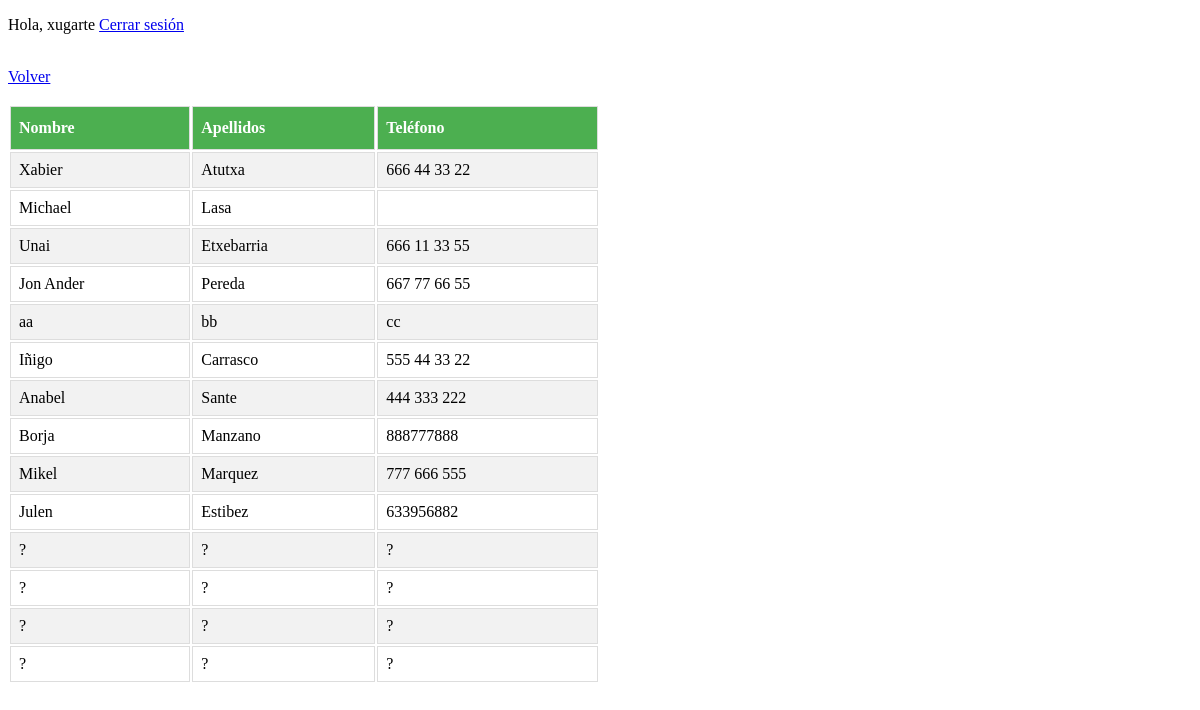
The app's page /controlador/controladorListadoClientes.php (signed in) with its own data.
### tables this page shows
CREATE TABLE `clientes` (
  `IdCliente` int(11) NOT NULL,
  `Nombre` varchar(30) DEFAULT NULL,
  `Apellidos` varchar(50) DEFAULT NULL,
  `Telefono` varchar(20) DEFAULT NULL
);

### controlador/controladorListadoClientes.php (called while the page is built)
<?php
require_once '../modelo/modeloClientes.php';
$cliente = new Cliente();
$datos = $cliente->obtenerClientes();
require_once '../vista/vistaListadoClientes.php';
?>

### core/conector.php (called while the page is built)
<?php
class Conectar{
    public static function conexion(){
        $localhost = 'localhost';
        $usuario = 'root';
        $contrasena = '';
        $bbdd = 'examendser';
        try{
            $link = mysqli_connect($localhost, $usuario, $contrasena, $bbdd);
            $link->query("SET NAMES 'utf8'");
        } catch (Exception $ex) {
            die ("error". $ex->getMessage());
            echo "Linea de error" . $ex->getLine();
        }
        return $link;
    }
}
?>

### modelo/modeloClientes.php (called while the page is built, shortened)
<?php
require_once '../core/conector.php';
class Cliente {
    private $link;
    private $cliente;
    public function __construct(){
        $this->link=Conectar::conexion();
        $this->cliente=array();
    }
    public function obtenerClientes() {
        $sql="CALL spMostrarClientes()";
        $consulta=$this->link->query($sql);
        while ($row = mysqli_fetch_array($consulta, MYSQLI_ASSOC)){
            $this->cliente[]=$row;
        }
        return $this->cliente;
    }
}
?>

### vista/vistaListadoClientes.php (the view, shortened to what this page needs)
<!DOCTYPE html>
<head>
</head>
<?php
    require_once "../controlador/controladorSeguridad.php";
?>
<a href="../vista/menu.php">Volver</a><br><br>
<table id="clientes" >
	<tr>
		<th><strong>Nombre</strong></th>
		<th><strong>Apellidos</strong></th>
                <th><strong>Teléfono</strong></th>
	</tr>
     <?php
    for ($i = 0; $i < count($datos); $i ++) {
        ?>
     	<tr>
		<td><?php echo $datos[$i]['Nombre'];?></td>
		<td><?php echo $datos[$i]['Apellidos'];?></td>
		<td><?php echo $datos[$i]['Telefono'];?></td>
	</tr>
		<?php } ?>
</table>

### vista/vistaListadoClientes.php (style rules this page uses)
#clientes { width: 50%; }
#clientes td, #clientes th { border: 1px solid #ddd; padding: 8px; }
#clientes tr:nth-child(even) { background-color: #f2f2f2; }
#clientes th { padding-top: 12px; padding-bottom: 12px; text-align: left; background-color: #4CAF50; color: white; }

### records on screen
clientes: Nombre "Xabier", Apellidos "Atutxa", Telefono "666 44 33 22"
clientes: Nombre "Michael", Apellidos "Lasa"
clientes: Nombre "Unai", Apellidos "Etxebarria", Telefono "666 11 33 55"
clientes: Nombre "Jon Ander", Apellidos "Pereda", Telefono "667 77 66 55"
clientes: Nombre "aa", Apellidos "bb", Telefono "cc"
clientes: Nombre "Iñigo", Apellidos "Carrasco", Telefono "555 44 33 22"
clientes: Nombre "Anabel", Apellidos "Sante", Telefono "444 333 222"
clientes: Nombre "Borja", Apellidos "Manzano", Telefono "888777888"
clientes: Nombre "Mikel", Apellidos "Marquez", Telefono "777 666 555"
clientes: Nombre "Julen", Apellidos "Estibez", Telefono "633956882"
clientes: Nombre "?", Apellidos "?", Telefono "?"
clientes: Nombre "?", Apellidos "?", Telefono "?"
clientes: Nombre "?", Apellidos "?", Telefono "?"
clientes: Nombre "?", Apellidos "?", Telefono "?"

### other values on screen
$_SESSION['username'] "xugarte"
